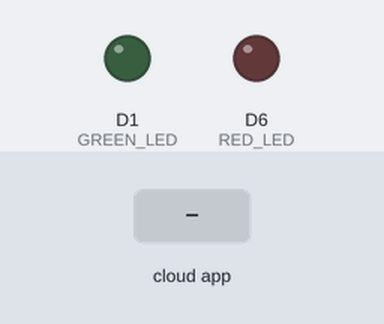
The sketch below on a simulated ESP8266 (NodeMCU). Shown: output pins drawn as LEDs (lit = HIGH). Inputs (shaded band) come from the test bench.

Above: at 1.2 s.
1.3 s: the phone or cloud app sets greenled to 1
At 2.1 s:
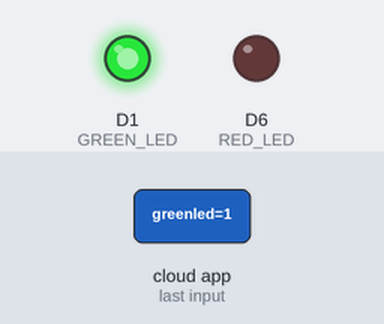
2.8 s: the phone or cloud app sets redled to 1
At 3.2 s:
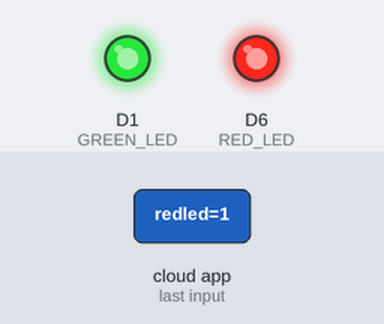
4.3 s: the phone or cloud app sets greenled to 0
At 5.5 s:
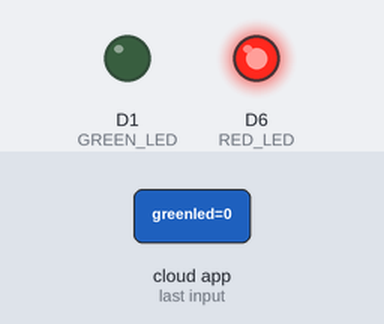
5.8 s: the phone or cloud app sets redled to 0
At 6.7 s:
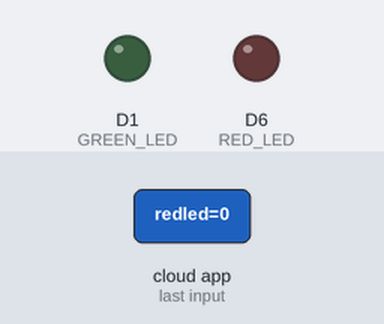
Timing chart, 0 to 8.3 s (numbered marks = the images above; inputs shaded):
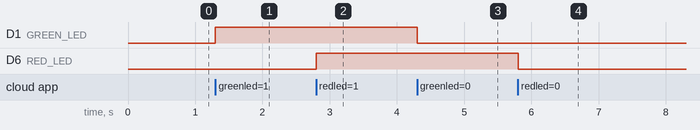

The sketch:

NodeMCUThinger.ino
```cpp
#define THINGER_SERVER "<your Thinger server ip or domain name "
#include <ESP8266WiFi.h>
#include <ThingerESP8266.h>

#define USERNAME "<your Thinger server username>"
#define DEVICE_ID "<your device ID, create it in your Thinger server interface>"
#define DEVICE_CREDENTIAL "<your device credential>"

#define SSID "<your WiFi SSID>"
#define SSID_PASSWORD "<your Wifi password>"

ThingerESP8266 thing(USERNAME, DEVICE_ID, DEVICE_CREDENTIAL);

int outputpin = A0;

void setup() {
  //pinMode(BUILTIN_LED, OUTPUT);
  pinMode(D1, OUTPUT); //GREEN LED
  pinMode(D6, OUTPUT); //RED LED


  //connect to wifi with the given credentials
  thing.add_wifi(SSID, SSID_PASSWORD);

  //creating resources that to be managed by thinger server
  thing["greenled"] << digitalPin(D1);
  thing["redled"] << digitalPin(D6);

  //reading temprature value from analog L35 senson on pin A0


  thing["temperature"] >> [](pson& out){
  int analogValue = analogRead(outputpin);
  float millivolts = (analogValue/1024.0) * 3300; //3300 is the voltage provided by NodeMCU
  int celsius = millivolts/10; // taking the value in int so that it will leave the parts after decimal
  //Serial.print("in DegreeC=   ");
  Serial.println(analogRead(outputpin));
  out = celsius;
  };

}

void loop() {
  thing.handle();
}
```

Measured:
- after the input at 1.3 s, D1 (GREEN_LED): LOW → HIGH at once
- after the input at 2.8 s, D6 (RED_LED): LOW → HIGH at once
- after the input at 4.3 s, D1 (GREEN_LED): HIGH → LOW at once
- after the input at 5.8 s, D6 (RED_LED): HIGH → LOW at once
